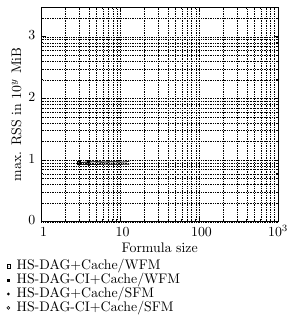

Source code (gnuplot):
#!/opt/local/bin/gnuplot -persist
# this settings control total paper and plot size in mm without being influenced 
# by any labels or the legend
PAPER_XSIZE = 75.0
PAPER_YSIZE = 80.0
PLOT_XSIZE  = 60.2
PLOT_YSIZE  = 54.5
MARGIN_TOP  = 1.8
MARGIN_LEFT = 10.5
set macro

set terminal epslatex standalone '' 10 size PAPER_XSIZE/25.4,PAPER_YSIZE/25.4 lw 0.75
set output "experiment02_run01-memory.tex"

set multiplot
set lmargin 0
set rmargin 0
set tmargin 0
set bmargin 0
set size PLOT_XSIZE/PAPER_XSIZE,PLOT_YSIZE/PAPER_YSIZE
set origin MARGIN_LEFT/PAPER_XSIZE,(PAPER_YSIZE-MARGIN_TOP-PLOT_YSIZE)/PAPER_YSIZE

set key at character 0,4 left Left reverse width -3 samplen -1 maxrows 4
# set terminal epslatex 'ptm'
set xlabel "Formula size" offset 0,0.5
set ylabel "max. RSS in $10^y$ MiB" offset 1,0
set logscale x
set logscale y
set xrange [1e0 : 1e3]
set yrange [1e0 : 3000]
set xtics 1, 10, 1000 offset 0, graph 0.01 add ("$10^3$" 1000)
set ytics 1e-4, 10, 1e4 offset graph 0.01, 0 #add ("1" 1, "100" 100, "0.01" 0.01)
set mxtics
set mytics 10
set format y "%L"
# set format x "$10^{%L}$"
# set bmargin 5
set grid xtics ytics ls 4
set grid mxtics mytics ls 4 lw 0.3

cols = "1:($4+$5)"

myline(alg, ti, pt, ls, mint, mstart, le, idx) = "\
    'data-" . alg . ".txt' using ".cols.idx." every 1 title ''  with lines ls ".ls." lw 2, \
    'data-" . alg . ".txt' using ".cols.idx." every ".mint."::".mstart." title '' with \
                points ls ".ls." pt ".pt." ps ".(pt > 7 ? "0.9" : "0.7")." lw 2, \
     NaN title '" . (le eq 'x' ? ti : le) . "' with \
                points ls ".ls." pt ".pt." ps ".(pt > 7 ? "0.9" : "0.7")." lw 2"

lines = "NaN title ''"

lines = lines." ,".myline('hsdag-cache-picosat-1'    , 'HS-DAG+Cache/WFM', 			4, 1, 20, 0, 'x', '')
lines = lines." ,".myline('hsdag-ci-cache-picosat-1' , 'HS-DAG-CI+Cache/WFM', 		5, 1, 20, 1, 'x', '')
lines = lines." ,".myline('hsdag-fm-cache-1'         , 'HS-DAG+Cache/SFM', 			7, 1, 20, 0, 'x', '')
lines = lines." ,".myline('hsdag-ci-fm-cache-1'      , 'HS-DAG-CI+Cache/SFM', 		6, 1, 20, 1, 'x', '')
plot @lines
